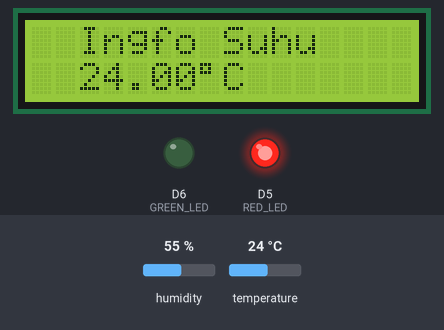
A sketch run on a simulated ESP8266 (NodeMCU). On the bench: 16×2 character LCD, output pins drawn as LEDs (lit = HIGH). The inputs (shaded band) are chosen by the test bench; at power-on: temperature 24 °C, humidity 55 %. What the sketch prints to the serial monitor is not drawn.

Above: at 2.7 s.
2.8 s: temperature set to 28 °C
At 4.7 s:
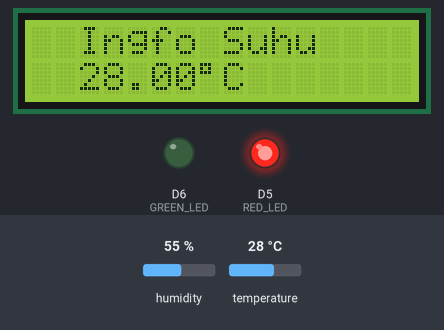
5.8 s: temperature set to 31 °C
At 6.6 s:
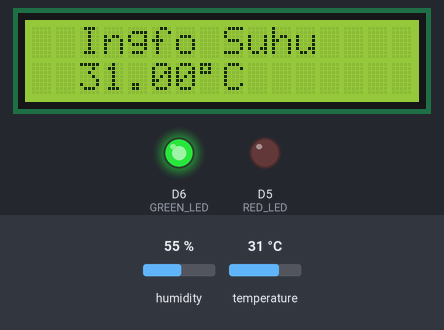
8.8 s: temperature set to 33 °C
At 11.6 s:
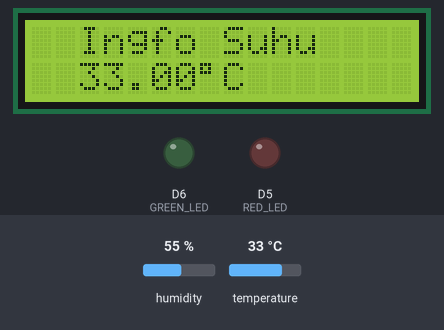
Timing chart, 0 to 13.1 s (numbered marks = the images above; inputs shaded):
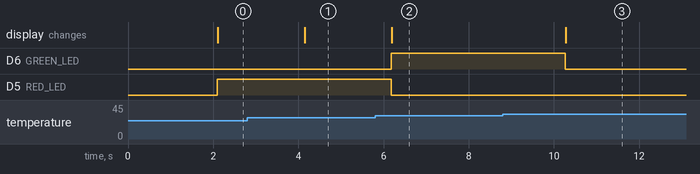

The sketch:

lcd2.ino
```cpp
/* I2C LCD with Arduino example code. More info: https://www.makerguides.com */
// Include the libraries:
// LiquidCrystal_I2C.h: https://github.com/johnrickman/LiquidCrystal_I2C
#include <Arduino.h>
#include <Wire.h>              // Library for I2C communication
#include <LiquidCrystal_I2C.h> // Library for LCD
#include <DHT.h>
#define DHTTYPE DHT11
#define RED_LED D5   //led warna merah
#define GREEN_LED D6 //led warna hijau
//#define BLUE_LED D7  //led warnah biru

DHT dht(D4, DHTTYPE);
// Wiring: SDA pin is connected to A4 and SCL pin to A5.
// Connect to LCD via I2C, default address 0x27 (A0-A2 not jumpered)
LiquidCrystal_I2C lcd = LiquidCrystal_I2C(0x27, 16, 2); // Change to (0x27,20,4) for 20x4 LCD.
void setup()
{
  // Initiate the LCD:
  lcd.init();
  lcd.backlight();
  lcd.home();

  //DHT
  dht.begin();

  // put your setup code here, to run once:
  Serial.begin(115200);
  pinMode(RED_LED, OUTPUT); //atur pin-pin digital sebagai output
  pinMode(GREEN_LED, OUTPUT);
  //pinMode(BLUE_LED, OUTPUT);
}
void loop()
{
  delay(2000);
  float h = dht.readHumidity();
  float t = dht.readTemperature();
  float f = dht.readTemperature(true);

  if (isnan(h) || isnan(t) || isnan(f))
  {
    Serial.println("Failed to read from DHT sensor!");
    return;
  }

  float hif = dht.computeHeatIndex(f, h);
  float hic = dht.computeHeatIndex(t, h, false);

  Serial.print(F("Humidity: "));
  Serial.print(h);
  Serial.print(F("%  Temperature: "));
  Serial.print(t);
  Serial.print(F("°C "));
  Serial.print(f);
  Serial.print(F("°F  Heat index: "));
  Serial.print(hic);
  Serial.print(F("°C "));
  Serial.print(hif);
  Serial.println(F("°F"));

  if (t <= 29.00)
  {
    digitalWrite(RED_LED, HIGH);
    digitalWrite(GREEN_LED, LOW);
    //digitalWrite(BLUE_LED, HIGH);
  }
  else if (t > 29.00 && t < 31.50)
  {
    digitalWrite(RED_LED, LOW);
    digitalWrite(GREEN_LED, HIGH);
    //digitalWrite(BLUE_LED, LOW);
  }
  else
  {
    digitalWrite(RED_LED, LOW);
    digitalWrite(GREEN_LED, LOW);
    //digitalWrite(BLUE_LED, HIGH);
  }
  // Print 'Hello World!' on the first line of the LCD:
  lcd.setCursor(2, 0); // Set the cursor on the third column and first row.
  lcd.print("Ingfo Suhu"); // Print the string "Hello World!"
  lcd.setCursor(2, 1); //Set the cursor on the third column and the second row (counting starts at 0!).
  lcd.print(t);
  lcd.write(B11011111); // Tulis simbol derajat
  lcd.print(F("C "));
}
```

Measured:
- the behaviour switches between 29 and 30 °C on temperature (found by bisection; images 1 and 2)
- the behaviour switches between 31 and 32 °C on temperature (found by bisection; images 2 and 3)
- after the input at 2.8 s, the display: changes after 1.4 s (image 1)
- after the input at 5.8 s, D6 (GREEN_LED): LOW → HIGH after 0.38 s; D5 (RED_LED): HIGH → LOW after 0.38 s; the display: changes after 0.39 s (image 2)
- after the input at 8.8 s, D6 (GREEN_LED): HIGH → LOW after 1.5 s; the display: changes after 1.5 s (image 3)
